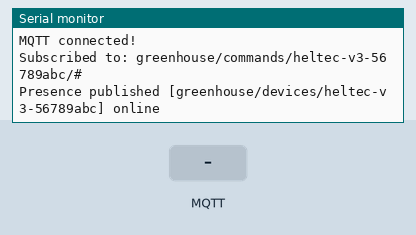
A sketch run on a simulated ESP32. Parts: the last lines printed to the serial monitor. Inputs (shaded band) come from the test bench. WiFi joins after 1.5 s; servers stay silent unless stated; the local clock reads 2024-03-15 10:24:30 at power-on unless the sketch sets it; no MQTT or app messages arrive unless stated.

Above: at 3.9 s.
4.0 s: MQTT message "1" arrives on the first subscribed topic
At 5.0 s:
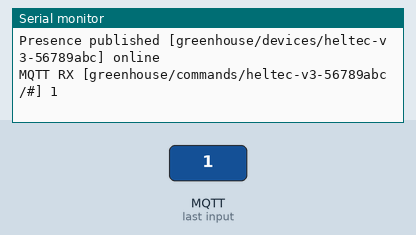
5.5 s: MQTT message "on" arrives on the first subscribed topic
At 6.1 s:
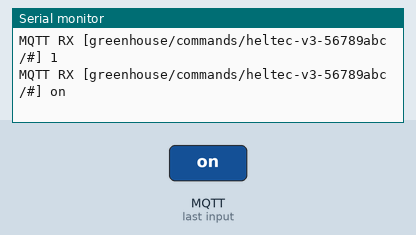
7.0 s: MQTT message "off" arrives on the first subscribed topic
At 8.5 s:
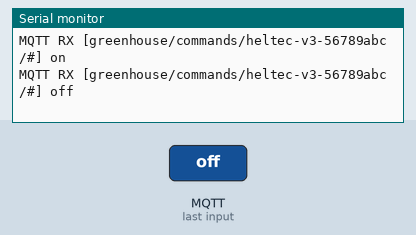

Measured:
- after the input at 4.0 s, the serial monitor: prints a new line at once (image 1)
- after the input at 5.5 s, the serial monitor: prints a new line at once (image 2)
- after the input at 7.0 s, the serial monitor: prints a new line at once (image 3)

The sketch:

radiomqtt.ino
```cpp
#include <WiFi.h>
#include <WiFiClientSecure.h>
#include <PubSubClient.h>
#include <time.h>

// Wi-Fi Credentials
const char* WIFI_SSID = "Vinternet phone";
const char* WIFI_PASS = "vincecode001";

// MQTT Credentials
const char* MQTT_HOST = "10.225.184.197";
const uint16_t MQTT_PORT = 8883;
const char* MQTT_USER = "greenhouse-user";
const char* MQTT_PASS = "greenhouse-password";

// Presence payload - To check whether this device is online or offline from the portal
const char* BIRTH_PAYLOAD = "online";
const char* DEATH_PAYLOAD = "offline";

// todo Device / Topics todo
String deviceId;        // heltec-v3-xxxx
String presenceTopic;   // greenhouse/devices/<deviceId>
String pubTopic;        // greenhouse/telemetry/<deviceId>/counter
String subTopic;        // greenhouse/commands/<deviceId>/#

// ===== CA cert =====
static const char CA_CERT[] PROGMEM = R"EOF(
-----BEGIN CERTIFICATE-----
MIIEczCCA1ugAwIBAgIUZXXk1j02diJPv38TPxb9ec6pygUwDQYJKoZIhvcNAQEL
BQAwgcgxCzAJBgNVBAYTAkZSMRwwGgYDVQQIDBNDZW50cmUtVmFsIGRlIExvaXJl
MRMwEQYDVQQHDApPcmzDg8KpYW5zMSMwIQYDVQQKDBpVbml2ZXJzaXTDg8KpIGQn
T3Jsw4PCqWFuczEcMBoGA1UECwwTUG9seXRlY2ggT3Jsw4PCqWFuczEdMBsGA1UE
AwwUZ3JlZW5ob3VzZS1zZXJ2ZXItY2ExJDAiBgkqhkiG9w0BCQEWFW13b3JpYXZp
bmNlQGdtYWlsLmNvbTAeFw0yNjAyMDkxNTE2MDlaFw0zNjAyMDcxNTE2MDlaMIHI
MQswCQYDVQQGEwJGUjEcMBoGA1UECAwTQ2VudHJlLVZhbCBkZSBMb2lyZTETMBEG
A1UEBwwKT3Jsw4PCqWFuczEjMCEGA1UECgwaVW5pdmVyc2l0w4PCqSBkJ09ybMOD
wqlhbnMxHDAaBgNVBAsME1BvbHl0ZWNoIE9ybMODwqlhbnMxHTAbBgNVBAMMFGdy
ZWVuaG91c2Utc2VydmVyLWNhMSQwIgYJKoZIhvcNAQkBFhVtd29yaWF2aW5jZUBn
bWFpbC5jb20wggEiMA0GCSqGSIb3DQEBAQUAA4IBDwAwggEKAoIBAQCRos4X5AKJ
RcWq9YhvVBqtEtRCCm/ZgVFAOxP2KEUrjekJBw92XLjL9jhuh/FTcWi3Sq596aPs
0Q3uhNJMTHcrUKODajbYkKNeP94kfetSVUZSyk+mvp3+yatKzV2xR/JNMaU3LbdO
3QhbHaLVoIWB+eb6UZWUiKU2WkgzjYA2ZhBN56x6QbU7x4efFDGYmZoFAQgCJR4u
UjO7kozbkzfveGPusNJdITgeOvtRUPlWr2VKtdYwA9+rBAsyhItTeNJMjugPy6Ta
dTim7+xb4f52AaAMCvxapnGdGEo5FqPho++M789h8l/rjfFQbm/L1CA3Jo7hdGuC
5seTcEfKqx3TAgMBAAGjUzBRMB0GA1UdDgQWBBT7cB77twW6qerymcP5nJjekntk
WjAfBgNVHSMEGDAWgBT7cB77twW6qerymcP5nJjekntkWjAPBgNVHRMBAf8EBTAD
AQH/MA0GCSqGSIb3DQEBCwUAA4IBAQB9YNZnMNDJJz4iye56EtBWj+1B97D3BudD
lbT+3OH1/PG7LO9yheTJbVU2ObPzOK1hCj6AVigTZOO0IXHMokAchuaKTCrYoPaL
C4eLNZVCfmTWu6YnwnE0TojSc85RdqEyCPK8ofxkpk2zr04PhAQQup2PCspNPtUH
Sir5N3W92+DmvlOyQ4ao67EGkyvqFLIhAFxVEcQQD32bVCI/TSQM74swLLRFkQCX
RJxMSg/Rso9m3Wlyi3xVK9u/bnJFVXWZRtqx1sDdUETrdj8gutghbXq0E0Y8QRZ0
vEfJlB79hPpmskVGSx1x7cd2cxmxWW2dXmQyTdHv3LsynzGOCzQC
-----END CERTIFICATE-----
)EOF";

// ===== Clients =====
WiFiClientSecure tlsClient;
PubSubClient mqtt(tlsClient);

// ===== Publishing =====
unsigned long lastPub = 0;
int counter = 1;

// Time sync needed for TLS cert validation
bool syncTime() {
  configTime(0, 0, "pool.ntp.org", "time.nist.gov");
  for (int i = 0; i < 40; i++) {
    time_t now = time(nullptr);
    if (now > 1700000000) return true;
    delay(250);
  }
  return false;
}

// RX callback
void onMessage(char* topic, byte* payload, unsigned int length) {
  String msg;
  msg.reserve(length);
  for (unsigned int i = 0; i < length; i++) msg += (char)payload[i];

  Serial.print("MQTT RX [");
  Serial.print(topic);
  Serial.print("] ");
  Serial.println(msg);
}

void connectWiFi() {
  WiFi.mode(WIFI_STA);
  WiFi.begin(WIFI_SSID, WIFI_PASS);

  Serial.print("WiFi connecting");
  while (WiFi.status() != WL_CONNECTED) {
    delay(300);
    Serial.print(".");
  }
  Serial.println();
  Serial.print("WiFi OK. IP=");
  Serial.println(WiFi.localIP());
}

void connectMQTT() {
  mqtt.setServer(MQTT_HOST, MQTT_PORT);
  mqtt.setCallback(onMessage);

  while (!mqtt.connected()) {
    Serial.print("MQTT connecting as ");
    Serial.println(deviceId);

    bool ok = mqtt.connect(
      deviceId.c_str(),
      MQTT_USER, MQTT_PASS,
      presenceTopic.c_str(), 1, true, DEATH_PAYLOAD  // LWT offline
    );

    if (ok) {
      Serial.println("MQTT connected!");

      mqtt.subscribe(subTopic.c_str(), 1);
      Serial.print("Subscribed to: ");
      Serial.println(subTopic);

      mqtt.publish(presenceTopic.c_str(), BIRTH_PAYLOAD, true); // birth retained
      Serial.print("Presence published [");
      Serial.print(presenceTopic);
      Serial.println("] online");
    } else {
      Serial.print("MQTT failed, state=");
      Serial.println(mqtt.state());
      delay(1200);
    }
  }
}

void setup() {
  Serial.begin(115200);
  delay(1200);

  // Unique device ID from MAC
  uint64_t mac = ESP.getEfuseMac();
  deviceId = "heltec-v3-" + String((uint32_t)(mac & 0xFFFFFFFF), HEX);

  // Build topics using deviceId
  presenceTopic = String("greenhouse/devices/") + deviceId;
  pubTopic      = String("greenhouse/telemetry/") + deviceId + "/counter";
  subTopic      = String("greenhouse/commands/") + deviceId + "/#";

  Serial.print("DeviceId: ");
  Serial.println(deviceId);

  Serial.print("PresenceTopic: ");
  Serial.println(presenceTopic);

  Serial.print("PublishTopic: ");
  Serial.println(pubTopic);

  Serial.print("SubscribeTopic: ");
  Serial.println(subTopic);

  connectWiFi();

  Serial.println("Syncing time (NTP)...");
  Serial.println(syncTime() ? "Time synced." : "Time NOT synced (TLS may fail).");

  tlsClient.setCACert(CA_CERT);

  connectMQTT();
}

void loop() {
  if (WiFi.status() != WL_CONNECTED) {
    Serial.println("WiFi lost. Restarting...");
    delay(1000);
    ESP.restart();
  }

  if (!mqtt.connected()) {
    connectMQTT();
  }

  mqtt.loop();

  // Publish every 10 seconds
  if (millis() - lastPub >= 10000) {
    lastPub = millis();
    String payload = String(counter);

    mqtt.publish(pubTopic.c_str(), payload.c_str(), false);

    Serial.print(pubTopic);
    Serial.print(" - ");
    Serial.println(payload);

    counter++;
  }
}
```

radiomqttrtos.ino
```cpp

```
